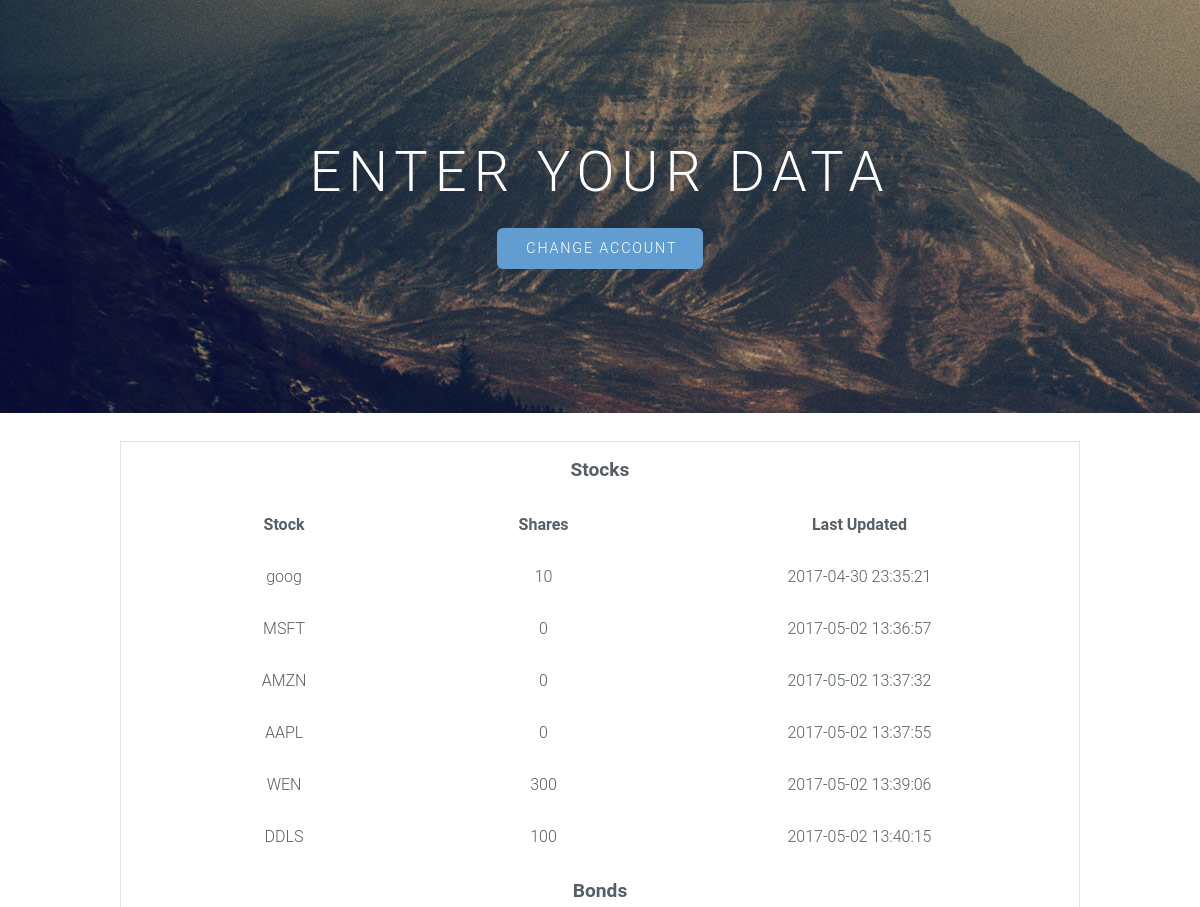
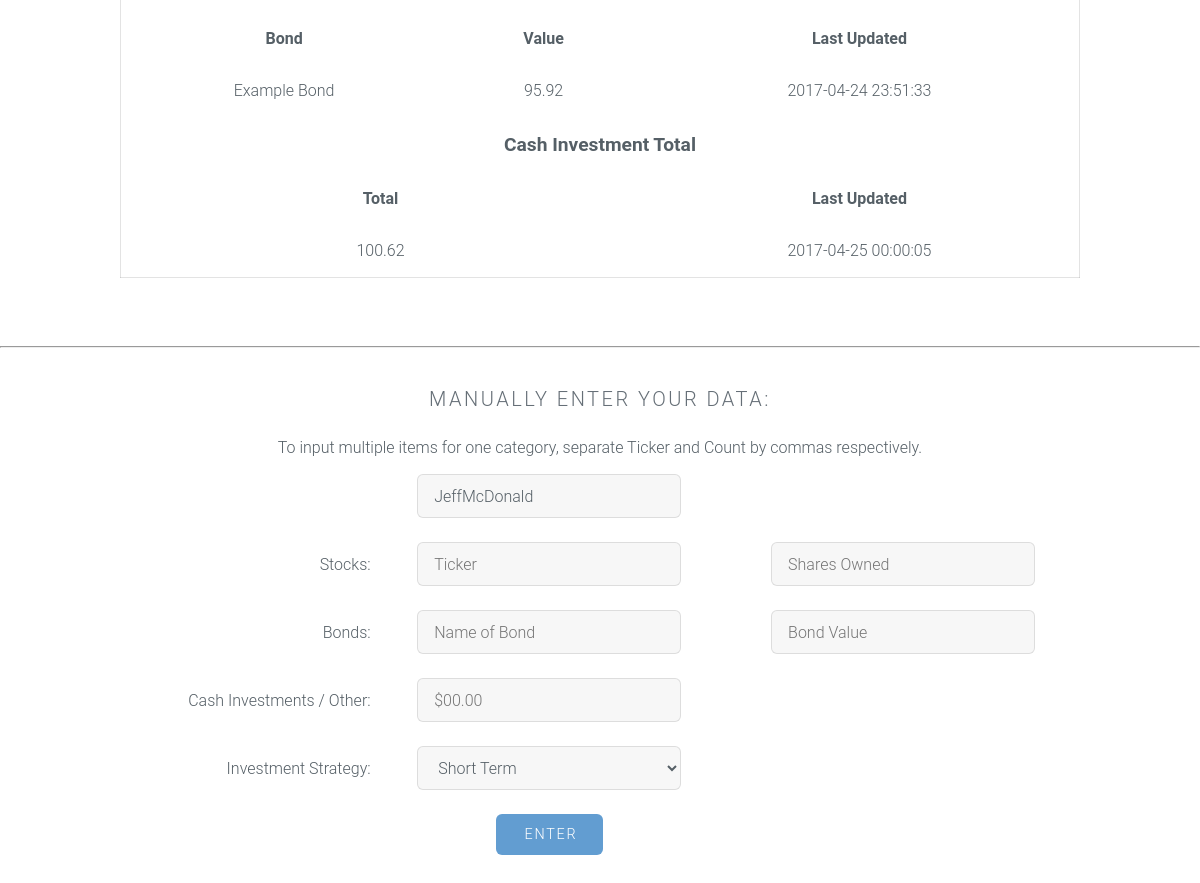
The page /src/dataInput.php?username=JeffMcDonald on the database its author committed (2 pictures, top to bottom).
### tables this page shows
CREATE TABLE `Stocks` (
  `dateAdded` datetime NOT NULL DEFAULT CURRENT_TIMESTAMP,
  `user` int(11) NOT NULL,
  `ticker` varchar(8) NOT NULL,
  `shares` int(11) NOT NULL
);

CREATE TABLE `Bonds` (
  `dateAdded` datetime NOT NULL DEFAULT CURRENT_TIMESTAMP,
  `user` int(11) NOT NULL,
  `bond` varchar(40) NOT NULL,
  `value` decimal(18,2) NOT NULL
);

CREATE TABLE `Cash` (
  `dateAdded` datetime NOT NULL DEFAULT CURRENT_TIMESTAMP,
  `user` int(11) NOT NULL,
  `amount` decimal(18,2) NOT NULL
);

### src/dataInput.php (the view, shortened to what this page needs)
<?php
	function displayStocks($num_rows, $result) {
		print "<tr>";
			print "<td colspan=3 style='font-weight:bold;font-size:1.2em'>Stocks</td>";
		print "</tr>";
		print "<tr>";
			print "<td style='font-weight:bold;'>Stock</td>";
			print "<td style='font-weight:bold;'>Shares</td>";
			print "<td style='font-weight:bold;'>Last Updated</td>";
		print "</tr>";
		for ($row_num = 0; $row_num < $num_rows; $row_num++) {
			$row = mysql_fetch_array($result);
			print "<tr>";
				print "<td>";
					print htmlspecialchars($row["ticker"]);
				print "</td>";
				print "<td>";
					print htmlspecialchars($row["shares"]);
				print "</td>";
				print "<td>";
					print htmlspecialchars($row["dateAdded"]);
				print "</td>";
			print "</tr>";
		}
	}
	function displayBonds($num_rows, $result) {
		print "<tr>";
			print "<td colspan=3 style='font-weight:bold;font-size:1.2em'>Bonds</td>";
		print "</tr>";
		print "<tr>";
			print "<td style='font-weight:bold;'>Bond</td>";
			print "<td style='font-weight:bold;'>Value</td>";
			print "<td style='font-weight:bold;'>Last Updated</td>";
		print "</tr>";
		for ($row_num = 0; $row_num < $num_rows; $row_num++) {
			$row = mysql_fetch_array($result);
			print "<tr>";
				print "<td>";
					print htmlspecialchars($row["bond"]);
				print "</td>";
				print "<td>";
					print htmlspecialchars($row["value"]);
				print "</td>";
				print "<td>";
					print htmlspecialchars($row["dateAdded"]);
				print "</td>";
			print "</tr>";
		}
	}
	function displayCash($num_rows, $result) {
		print "<tr>";
			print "<td colspan=3 style='font-weight:bold;font-size:1.2em'>Cash Investment Total</td>";
		print "</tr>";
		print "<tr>";
			print "<td colspan=2 style='font-weight:bold;'>Total</td>";
			print "<td style='font-weight:bold;'>Last Updated</td>";
		print "</tr>";
		for ($row_num = 0; $row_num < $num_rows; $row_num++) {
			$row = mysql_fetch_array($result);
			print "<tr>";
				print "<td colspan=2>";
					print htmlspecialchars($row["amount"]);
				print "</td>";
				print "<td>";
					print htmlspecialchars($row["dateAdded"]);
				print "</td>";
			print "</tr>";
		}
	}
	$username = $_GET["username"];
	$queryStock = "SELECT ticker, shares, dateAdded
					FROM Stocks AS s
					JOIN Users AS u ON s.user = u.userID
					WHERE userName = \"$username\"";
	$resultStock = mysql_query($queryStock);
	$stock_num_rows = mysql_num_rows($resultStock);
	$queryBond = "SELECT bond, value, dateAdded
					FROM Bonds AS b
					JOIN Users AS u ON b.user = u.userID
					WHERE userName = \"$username\"";
	$resultBond = mysql_query($queryBond);
	$bond_num_rows = mysql_num_rows($resultBond);
	$queryCash = "SELECT amount, dateAdded
					FROM Cash AS c
					JOIN Users AS u ON c.user = u.userID
					WHERE userName = \"$username\"";
	$resultCash = mysql_query($queryCash);
	$cash_num_rows = mysql_num_rows($resultCash);
?>
<html>
	<head>
	</head>
	<body id="top">
			<section id="banner">
				<div class="inner">
					<h2>Enter Your Data</h2>
					<ul class="actions">
							<li><a href="index.html" class="button big special">Change Account</a></li>
					</ul>
				</div>
			</section>
		<br>
		<table class="box">
			<?php
				displayStocks($stock_num_rows, $resultStock);
				displayBonds($bond_num_rows, $resultBond);
				displayCash($cash_num_rows, $resultCash);
			?>
		</table>
		<br><hr><br>
		<section id="main" class="wrapper style1">
			<header class="major">
				<h3>Manually Enter Your Data:</h3>
				<h4>To input multiple items for one category, separate Ticker and Count by commas respectively.</h4>
				<form method="post" action="dataload.php" name="DataForm">
					<table>
						<tr>
							<td></td>
							<td colspan="3"><input type="text" name="username" id="username" readonly>
							</td>
						<tr>
							<td class="override">Stocks:</td>
							<td colspan="3"><input type="text" name="stockTicker" id="stockTicker" placeholder="Ticker" ></td>
							<td colspan="3"><input type="text" name="stockCount" id="stockCount" placeholder="Shares Owned" ></td>
						</tr>
						<tr>
							<td class="override">Bonds:</td>
							<td colspan="3"><input type="text" name="bondName" id="bondName" placeholder="Name of Bond" ></td>
							<td colspan="3"><input type="text" name="bondValue" id="bondValue" placeholder="Bond Value" ></td>
						</tr>
						<tr>
							<td class="override">Cash Investments / Other:</td>
							<td colspan="3"><input type="text" name="otherMoney" id="otherMoney" placeholder="$00.00" ></td>
						</tr>
						<tr>
							<td class="override"> Investment Strategy:</td>
							<td>
							<select name="strategies">
							  <option value="Short Term">Short Term</option>
							</select>
							</td>
						</tr>
						<tr>
							<td> </td>
							<td> <input type="submit" class="button big special" value="Enter"></td>
						</tr>
					</table>
				</form>
					<br>
			</header>
		</section>

### src/css/style.css (style rules this page uses)
body { background: #fff; }
body, input, select, textarea { color: #555f66; font-family: "Roboto", Helvetica, sans-serif; font-size: 14pt; font-weight: 300; line-height: 1.75em; }
h2, h3 { color: #666f77; font-weight: 300; line-height: 1em; margin: 0 0 1em 0; text-transform: uppercase; letter-spacing: 0.125em; }
h2 { font-size: 1.5em; line-height: 1.5em; }
h3 { font-size: 1.25em; line-height: 1.5em; }
header.major { text-align: center; margin: 0 0 4em 0; }
input[type="text"], select, textarea { background: rgba(144, 144, 144, 0.075); border-radius: 6px; border: none; border: solid 1px rgba(144, 144, 144, 0.25); color: inherit; padding: 0 1em; width: 80%; }
input[type="text"], select { height: 2.75em; }
.box { border-radius: 6px; border: solid 1px rgba(144, 144, 144, 0.25); margin-bottom: 2em; padding: 3em 2em; }
table { margin-left:auto; margin-right:auto; width: 80%; }
table td { padding: 0.75em 0.75em; }
table tr { text-align: center; }
.override { text-align: right; padding-right: 0.1em; }
input[type="button"], .button { border-radius: 6px; border: 0; color: #ffffff !important; cursor: pointer; display: inline-block; font-weight: 300; text-transform: uppercase; letter-spacing: 0.125em; font-size: 0.9em; height: 2.85em; line-height: 2.85em; padding: 0 1.75em; text-align: center; text-decoration: none; white-space: nowrap; text-indent: 0.25em; }
input[type="submit"].special, input[type="reset"].special, input[type="button"].special, .button.special { background-color: #629DD1; color: #ffffff !important; }
#banner { background-color: #666666; background-image: url("../images/banner.jpg"); color: #d8d8d8; text-align: center; }
#banner h2, #banner h3, #banner h4, #banner h5, #banner h6 { color: #ffffff; }
#banner h2 { font-size: 3.5em; line-height: 1em; margin: 0 0 0.5em 0; padding: 0; }

### src/css/style-xlarge.css (style rules this page uses)
body, input, select, textarea { font-size: 12pt; }
#banner { padding: 9em 0; }

### rows shown on the page
stocks: ticker "goog", shares "10", dateAdded "2017-04-30 23:35:21"
stocks: ticker "MSFT", shares "0", dateAdded "2017-05-02 13:36:57"
stocks: ticker "AMZN", shares "0", dateAdded "2017-05-02 13:37:32"
stocks: ticker "AAPL", shares "0", dateAdded "2017-05-02 13:37:55"
stocks: ticker "WEN", shares "300", dateAdded "2017-05-02 13:39:06"
stocks: ticker "DDLS", shares "100", dateAdded "2017-05-02 13:40:15"
bonds: bond "Example Bond", value "95.92", dateAdded "2017-04-24 23:51:33"
cash: amount "100.62", dateAdded "2017-04-25 00:00:05"
